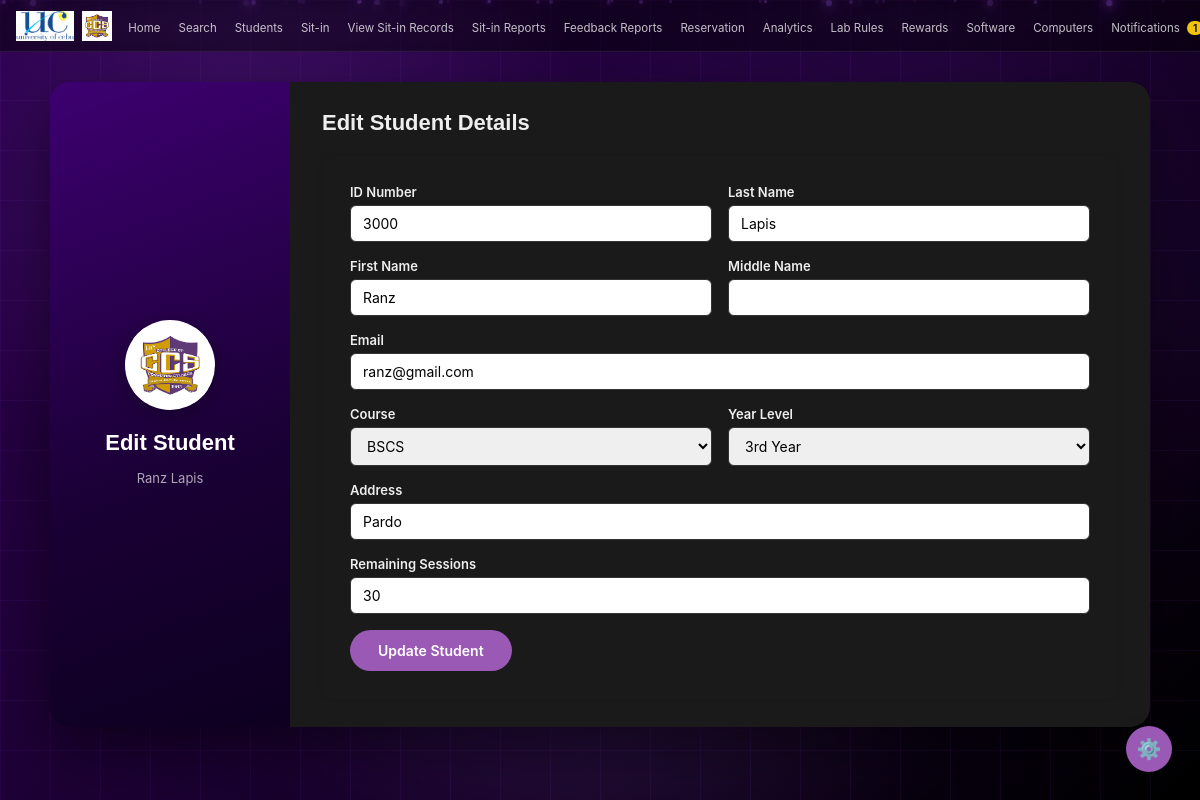
The page /admin/students/edit/7 (signed in) on the database its author committed.
### tables this page shows
CREATE TABLE users (
        id INTEGER PRIMARY KEY AUTOINCREMENT,
        idnum TEXT NOT NULL UNIQUE,
        lastname TEXT NOT NULL,
        firstname TEXT NOT NULL,
        midname TEXT,
        email TEXT NOT NULL UNIQUE,
        course TEXT NOT NULL,
        level TEXT NOT NULL,
        address TEXT NOT NULL,
        password TEXT NOT NULL,
        sessions INTEGER NOT NULL DEFAULT 30,
        photo TEXT DEFAULT NULL
    );

### app.py (the view, shortened to what this page needs)
@app.route('/admin/students/edit/<int:id>', methods=['GET', 'POST'])
def edit_student(id):
    if not admin_required():
        return redirect(url_for('login'))
    conn = get_db()
    student = conn.execute('SELECT * FROM users WHERE id=?', (id,)).fetchone()
    conn.close()
    return render_template('admin/edit_student.html', student=student)

### app.py (called while the page is built, shortened)
def get_db():
    conn = sqlite3.connect(os.path.join(BASE_DIR, 'database.db'))
    conn.row_factory = sqlite3.Row
    return conn

@app.before_request
def csrf_protect():
    if 'csrf_token' not in session:
        session['csrf_token'] = secrets.token_hex(16)
    if request.method == "POST":
        token = session.get('csrf_token', '')
        form_token = request.form.get('csrf_token', '')
        if not token or token != form_token:
            flash('Invalid request. Please try again.', 'error')
            return redirect(request.url)

@app.context_processor
def inject_unread_count():
    if 'user_id' in session and session.get('role') == 'admin':
        conn = get_db()
        count = conn.execute('''
            SELECT COUNT(*) FROM notifications
            WHERE is_read = 0 AND idnum = ?
        ''', (session['user_idnum'],)).fetchone()[0]
        conn.close()
        return dict(unread_count=count)
    return dict(unread_count=0)

def admin_required():
    return 'user_id' in session and session.get('role') == 'admin'

### templates/admin/edit_student.html (shortened to what this page needs)
<!DOCTYPE html>
<html lang="en" data-theme="dark">
<head>
  <link rel="stylesheet" href="{{ url_for('static', filename='style.css') }}">
</head>
<body>
  <nav>
    <div class="nav-left">
      <img src="{{ url_for('static', filename='uclogo.png') }}" alt="UC" class="nav-logo">
      <img src="{{ url_for('static', filename='ccsmainlogo.png') }}" alt="CCS" class="nav-logo">
    </div>
    <ul class="nav-links">
      <li><a href="{{ url_for('admin_home') }}" class="{{ 'active' if request.endpoint == 'admin_home' else '' }}">Home</a></li>
      <li><a href="{{ url_for('admin_search') }}" class="{{ 'active' if request.endpoint == 'admin_search' else '' }}">Search</a></li>
      <li><a href="{{ url_for('admin_students') }}" class="{{ 'active' if request.endpoint == 'admin_students' else '' }}">Students</a></li>
      <li><a href="{{ url_for('admin_sitin') }}" class="{{ 'active' if request.endpoint == 'admin_sitin' else '' }}">Sit-in</a></li>
      <li><a href="{{ url_for('admin_sitin_records') }}" class="{{ 'active' if request.endpoint == 'admin_sitin_records' else '' }}">View Sit-in Records</a></li>
      <li><a href="{{ url_for('admin_reports') }}" class="{{ 'active' if request.endpoint == 'admin_reports' else '' }}">Sit-in Reports</a></li>
      <li><a href="{{ url_for('admin_feedback') }}" class="{{ 'active' if request.endpoint == 'admin_feedback' else '' }}">Feedback Reports</a></li>
      <li><a href="{{ url_for('admin_reservation') }}" class="{{ 'active' if request.endpoint == 'admin_reservation' else '' }}">Reservation</a></li>
      <li><a href="{{ url_for('admin_analytics') }}" class="{{ 'active' if request.endpoint == 'admin_analytics' else '' }}">Analytics</a></li>
      <li><a href="{{ url_for('admin_labrules_view') }}" class="{{ 'active' if request.endpoint == 'admin_labrules_view' else '' }}">Lab Rules</a></li>
      <li><a href="{{ url_for('admin_rewards') }}" class="{{ 'active' if request.endpoint == 'admin_rewards' else '' }}">Rewards</a></li>
      <li><a href="{{ url_for('admin_software') }}" class="{{ 'active' if request.endpoint == 'admin_software' else '' }}">Software</a></li>
      <li><a href="{{ url_for('admin_computers') }}" class="{{ 'active' if request.endpoint == 'admin_computers' else '' }}">Computers</a></li>
      <li>
  <a href="{{ url_for('admin_notifications') }}" class="{{ 'active' if request.endpoint == 'admin_notifications' else '' }}">
    Notifications
    {% if unread_count > 0 %}
      <span class="notification-badge">{{ unread_count }}</span>
    {% endif %}
  </a>
</li>
    </ul>
  </nav>
  <main class="admin-main">
    <div class="admin-split-card">
      <div class="split-left">
        <div class="split-logo-circle">
          <img src="{{ url_for('static', filename='ccsmainlogo.png') }}" alt="CCS">
        </div>
        <h2 class="split-title">Edit Student</h2>
        <p class="split-desc">{{ student['firstname'] }} {{ student['lastname'] }}</p>
      </div>
      <div class="split-right">
        <h2 class="form-title">Edit Student Details</h2>
        <form method="POST" class="form-card">
          <div class="form-row">
            <div class="form-field">
              <label>ID Number</label>
              <input name="idnum" value="{{ student['idnum'] }}" required>
            </div>
            <div class="form-field">
              <label>Last Name</label>
              <input name="lastname" value="{{ student['lastname'] }}" required>
            </div>
          </div>
          <div class="form-row">
            <div class="form-field">
              <label>First Name</label>
              <input name="firstname" value="{{ student['firstname'] }}" required>
            </div>
            <div class="form-field">
              <label>Middle Name</label>
              <input name="midname" value="{{ student['midname'] }}">
            </div>
          </div>
          <div class="form-field">
            <label>Email</label>
            <input name="email" type="email" value="{{ student['email'] }}" required>
          </div>
          <div class="form-row">
            <div class="form-field">
              <label>Course</label>
              <select name="course" required>
                <option value="BSCS" {{ 'selected' if student['course'] == 'BSCS' else '' }}>BSCS</option>
              </select>
            </div>
            <div class="form-field">
              <label>Year Level</label>
              <select name="level" required>
                <option value="3rd Year" {{ 'selected' if student['level'] == '3rd Year' else '' }}>3rd Year</option>
              </select>
            </div>
          </div>
          <div class="form-field">
            <label>Address</label>
            <input name="address" value="{{ student['address'] }}" required>
          </div>
          <div class="form-field">
            <label>Remaining Sessions</label>
            <input name="sessions" type="number" value="{{ student['sessions'] }}" min="0">
          </div>
          <button type="submit" class="btn-create">Update Student</button>
        </form>
      </div>
    </div>
  </main>
</body>
</html>

### rows shown on the page
users: firstname "Ranz", lastname "Lapis", idnum "3000", email "ranz@gmail.com", address "Pardo", sessions "30"

### other values the page prints
{{ unread_count }} "1"
